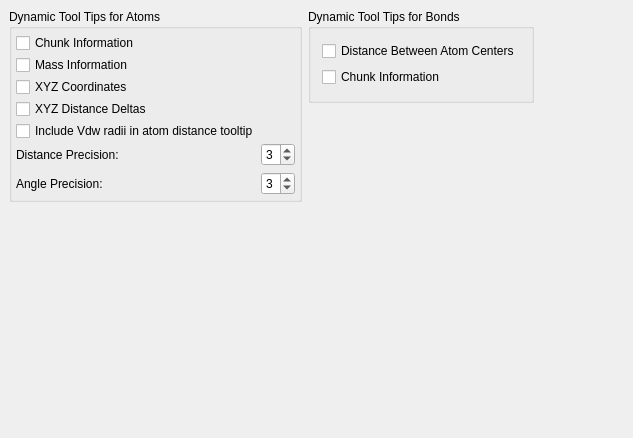
     <widget class="QWidget" name="TabPage" >
      <attribute name="title" >
       <string>ToolTips</string>
      </attribute>
      <layout class="QGridLayout" >
       <property name="margin" >
        <number>9</number>
       </property>
       <property name="spacing" >
        <number>6</number>
       </property>
       <item row="0" column="2" >
        <spacer>
         <property name="orientation" >
          <enum>Qt::Horizontal</enum>
         </property>
         <property name="sizeType" >
          <enum>QSizePolicy::Expanding</enum>
         </property>
         <property name="sizeHint" >
          <size>
           <width>90</width>
           <height>20</height>
          </size>
         </property>
        </spacer>
       </item>
       <item rowspan="2" row="0" column="0" >
        <widget class="QGroupBox" name="atom_dynamic_tooltips_grpbox" >
         <property name="title" >
          <string>Dynamic Tool Tips for Atoms</string>
         </property>
         <layout class="QGridLayout" >
          <property name="margin" >
           <number>4</number>
          </property>
          <property name="spacing" >
           <number>2</number>
          </property>
          <item row="1" column="0" colspan="2" >
           <widget class="QCheckBox" name="dynamicToolTipAtomMass_checkbox" >
            <property name="text" >
             <string>Mass Information</string>
            </property>
           </widget>
          </item>
          <item row="3" column="0" colspan="2" >
           <widget class="QCheckBox" name="dynamicToolTipAtomDistanceDeltas_checkbox" >
            <property name="text" >
             <string>XYZ Distance Deltas </string>
            </property>
           </widget>
          </item>
          <item row="2" column="0" colspan="2" >
           <widget class="QCheckBox" name="dynamicToolTipAtomPosition_checkbox" >
            <property name="text" >
             <string>XYZ Coordinates</string>
            </property>
            <property name="checked" >
             <bool>false</bool>
            </property>
           </widget>
          </item>
          <item row="5" column="0" >
           <layout class="QVBoxLayout" >
            <property name="margin" >
             <number>0</number>
            </property>
            <property name="spacing" >
             <number>6</number>
            </property>
            <item>
             <widget class="QLabel" name="atomDistPrecisionLabel" >
              <property name="text" >
               <string>Distance Precision:</string>
              </property>
              <property name="buddy" >
               <cstring>dynamicToolTipAtomDistancePrecision_spinbox</cstring>
              </property>
             </widget>
            </item>
            <item>
             <widget class="QLabel" name="textLabel1_8_3" >
              <property name="text" >
               <string>Angle Precision:</string>
              </property>
              <property name="buddy" >
               <cstring>dynamicToolTipBendAnglePrecision_spinbox</cstring>
              </property>
             </widget>
            </item>
           </layout>
          </item>
          <item row="5" column="1" >
           <layout class="QVBoxLayout" >
            <property name="margin" >
             <number>0</number>
            </property>
            <property name="spacing" >
             <number>6</number>
            </property>
            <item>
             <widget class="QSpinBox" name="dynamicToolTipAtomDistancePrecision_spinbox" >
              <property name="toolTip" >
               <string>Sets the number of digits after the decimal places</string>
              </property>
              <property name="maximum" >
               <number>5</number>
              </property>
              <property name="minimum" >
               <number>1</number>
              </property>
              <property name="value" >
               <number>3</number>
              </property>
             </widget>
            </item>
            <item>
             <widget class="QSpinBox" name="dynamicToolTipBendAnglePrecision_spinbox" >
              <property name="toolTip" >
               <string>Sets the number of digits after the decimal places</string>
              </property>
              <property name="maximum" >
               <number>5</number>
              </property>
              <property name="minimum" >
               <number>1</number>
              </property>
              <property name="value" >
               <number>3</number>
              </property>
             </widget>
            </item>
           </layout>
          </item>
          <item row="0" column="0" colspan="2" >
           <widget class="QCheckBox" name="dynamicToolTipAtomChunkInfo_checkbox" >
            <property name="text" >
             <string>Chunk Information</string>
            </property>
            <property name="checked" >
             <bool>false</bool>
            </property>
           </widget>
          </item>
          <item row="4" column="0" >
           <widget class="QCheckBox" name="includeVdwRadiiInAtomDistanceInfo" >
            <property name="text" >
             <string>Include Vdw radii in atom distance tooltip</string>
            </property>
           </widget>
          </item>
         </layout>
        </widget>
       </item>
       <item row="2" column="0" >
        <spacer>
         <property name="orientation" >
          <enum>Qt::Vertical</enum>
         </property>
         <property name="sizeType" >
          <enum>QSizePolicy::Expanding</enum>
         </property>
         <property name="sizeHint" >
          <size>
           <width>20</width>
           <height>161</height>
          </size>
         </property>
        </spacer>
       </item>
       <item rowspan="2" row="1" column="1" >
        <spacer>
         <property name="orientation" >
          <enum>Qt::Vertical</enum>
         </property>
         <property name="sizeType" >
          <enum>QSizePolicy::Expanding</enum>
         </property>
         <property name="sizeHint" >
          <size>
           <width>20</width>
           <height>320</height>
          </size>
         </property>
        </spacer>
       </item>
       <item row="0" column="1" >
        <widget class="QGroupBox" name="groupBox35" >
         <property name="title" >
          <string>Dynamic Tool Tips for Bonds</string>
         </property>
         <layout class="QGridLayout" >
          <property name="margin" >
           <number>11</number>
          </property>
          <property name="spacing" >
           <number>6</number>
          </property>
          <item row="0" column="0" >
           <layout class="QVBoxLayout" >
            <property name="margin" >
             <number>0</number>
            </property>
            <property name="spacing" >
             <number>6</number>
            </property>
            <item>
             <widget class="QCheckBox" name="dynamicToolTipBondLength_checkbox" >
              <property name="text" >
               <string>Distance Between Atom Centers</string>
              </property>
             </widget>
            </item>
            <item>
             <widget class="QCheckBox" name="dynamicToolTipBondChunkInfo_checkbox" >
              <property name="text" >
               <string>Chunk Information</string>
              </property>
             </widget>
            </item>
           </layout>
          </item>
         </layout>
        </widget>
       </item>
      </layout>
     </widget>
